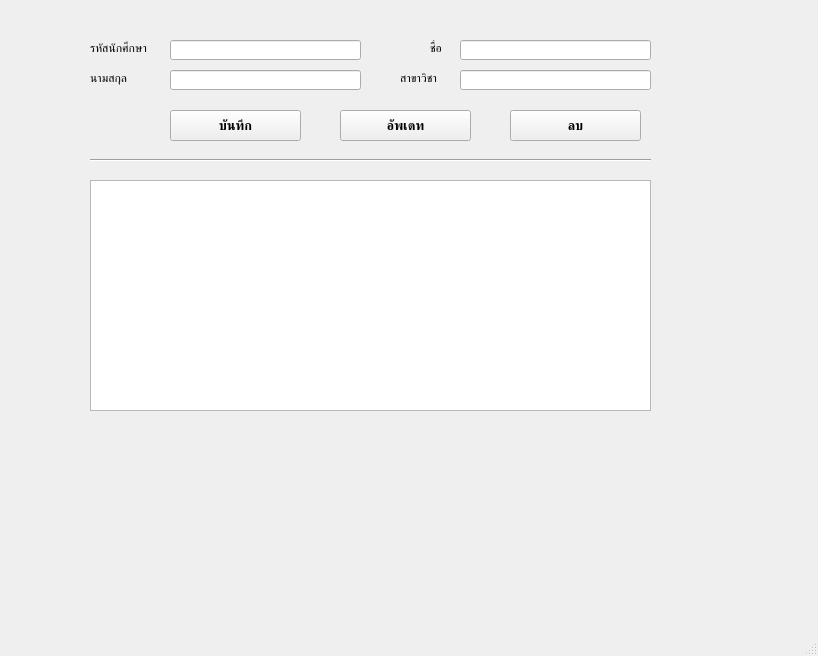
<?xml version="1.0" encoding="UTF-8"?>
<ui version="4.0">
 <class>MainWindow</class>
 <widget class="QMainWindow" name="MainWindow">
  <property name="geometry">
   <rect>
    <x>0</x>
    <y>0</y>
    <width>818</width>
    <height>656</height>
   </rect>
  </property>
  <property name="font">
   <font>
    <family>Prompt</family>
   </font>
  </property>
  <property name="windowTitle">
   <string>MainWindow</string>
  </property>
  <widget class="QWidget" name="centralwidget">
   <widget class="QLabel" name="label">
    <property name="geometry">
     <rect>
      <x>90</x>
      <y>40</y>
      <width>81</width>
      <height>16</height>
     </rect>
    </property>
    <property name="font">
     <font>
      <family>Prompt</family>
     </font>
    </property>
    <property name="text">
     <string>รหัสนักศึกษา</string>
    </property>
   </widget>
   <widget class="QLabel" name="label_2">
    <property name="geometry">
     <rect>
      <x>430</x>
      <y>40</y>
      <width>81</width>
      <height>16</height>
     </rect>
    </property>
    <property name="font">
     <font>
      <family>Prompt</family>
     </font>
    </property>
    <property name="text">
     <string>ชื่อ</string>
    </property>
   </widget>
   <widget class="QLabel" name="label_3">
    <property name="geometry">
     <rect>
      <x>90</x>
      <y>70</y>
      <width>81</width>
      <height>16</height>
     </rect>
    </property>
    <property name="font">
     <font>
      <family>Prompt</family>
     </font>
    </property>
    <property name="text">
     <string>นามสกุล</string>
    </property>
   </widget>
   <widget class="QLabel" name="label_4">
    <property name="geometry">
     <rect>
      <x>400</x>
      <y>70</y>
      <width>81</width>
      <height>16</height>
     </rect>
    </property>
    <property name="font">
     <font>
      <family>Prompt</family>
     </font>
    </property>
    <property name="text">
     <string>สาขาวิชา</string>
    </property>
   </widget>
   <widget class="QPushButton" name="pushButton">
    <property name="geometry">
     <rect>
      <x>170</x>
      <y>110</y>
      <width>131</width>
      <height>31</height>
     </rect>
    </property>
    <property name="font">
     <font>
      <family>Prompt</family>
      <pointsize>10</pointsize>
      <weight>75</weight>
      <bold>true</bold>
     </font>
    </property>
    <property name="text">
     <string>บันทึก</string>
    </property>
   </widget>
   <widget class="QLineEdit" name="lineEdit">
    <property name="geometry">
     <rect>
      <x>170</x>
      <y>40</y>
      <width>191</width>
      <height>20</height>
     </rect>
    </property>
   </widget>
   <widget class="QLineEdit" name="lineEdit_2">
    <property name="geometry">
     <rect>
      <x>460</x>
      <y>40</y>
      <width>191</width>
      <height>20</height>
     </rect>
    </property>
   </widget>
   <widget class="QLineEdit" name="lineEdit_3">
    <property name="geometry">
     <rect>
      <x>170</x>
      <y>70</y>
      <width>191</width>
      <height>20</height>
     </rect>
    </property>
   </widget>
   <widget class="QLineEdit" name="lineEdit_4">
    <property name="geometry">
     <rect>
      <x>460</x>
      <y>70</y>
      <width>191</width>
      <height>20</height>
     </rect>
    </property>
   </widget>
   <widget class="QTableWidget" name="tableWidget">
    <property name="geometry">
     <rect>
      <x>90</x>
      <y>180</y>
      <width>561</width>
      <height>231</height>
     </rect>
    </property>
   </widget>
   <widget class="Line" name="line">
    <property name="geometry">
     <rect>
      <x>90</x>
      <y>150</y>
      <width>561</width>
      <height>20</height>
     </rect>
    </property>
    <property name="orientation">
     <enum>Qt::Horizontal</enum>
    </property>
   </widget>
   <widget class="QPushButton" name="btn_edit">
    <property name="geometry">
     <rect>
      <x>340</x>
      <y>110</y>
      <width>131</width>
      <height>31</height>
     </rect>
    </property>
    <property name="font">
     <font>
      <family>Prompt</family>
      <pointsize>10</pointsize>
      <weight>75</weight>
      <bold>true</bold>
     </font>
    </property>
    <property name="text">
     <string>อัพเดท</string>
    </property>
   </widget>
   <widget class="QPushButton" name="btn_delete">
    <property name="geometry">
     <rect>
      <x>510</x>
      <y>110</y>
      <width>131</width>
      <height>31</height>
     </rect>
    </property>
    <property name="font">
     <font>
      <family>Prompt</family>
      <pointsize>10</pointsize>
      <weight>75</weight>
      <bold>true</bold>
     </font>
    </property>
    <property name="text">
     <string>ลบ</string>
    </property>
   </widget>
  </widget>
  <widget class="QMenuBar" name="menubar">
   <property name="geometry">
    <rect>
     <x>0</x>
     <y>0</y>
     <width>818</width>
     <height>21</height>
    </rect>
   </property>
  </widget>
  <widget class="QStatusBar" name="statusbar"/>
 </widget>
 <resources/>
 <connections/>
</ui>
